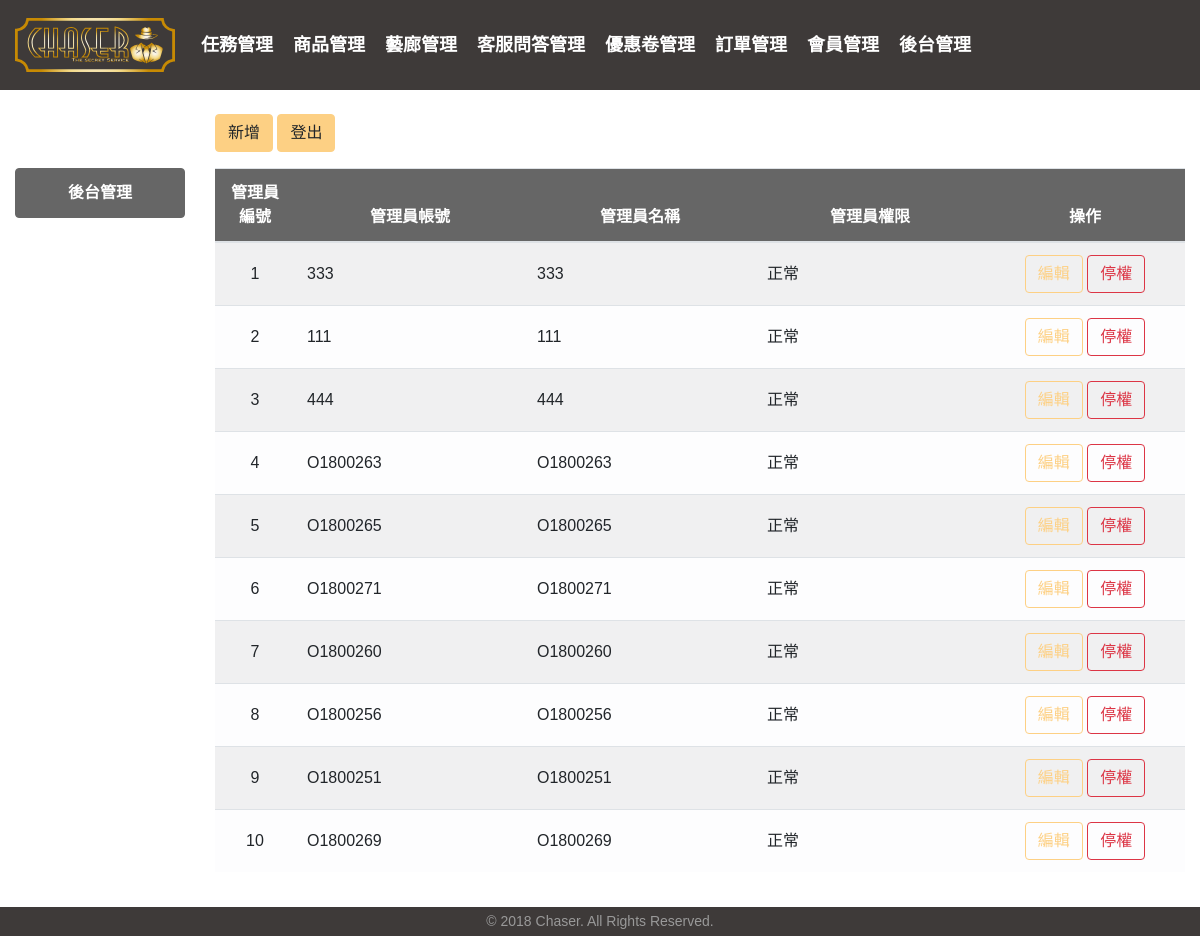
The app's page /manager_backstage.php (signed in) with its own data.
### tables this page shows
CREATE TABLE `manager` (
  `man_id` int(11) UNSIGNED NOT NULL COMMENT '管理員編號',
  `man_account` varchar(50) DEFAULT NULL COMMENT '管理員帳號',
  `man_password` varchar(32) DEFAULT NULL COMMENT '管理員密碼',
  `man_name` varchar(100) DEFAULT NULL COMMENT '管理員名稱',
  `man_admin` tinyint(4) DEFAULT NULL COMMENT '管理員權限'
);

### manager_backstage.php (the view, shortened to what this page needs)
<?php
    try {
        require_once "connect.php";
        $sqlManager = "SELECT * FROM manager";
        $pdostmManager = $pdo -> query($sqlManager);
    } catch (PDOException $e) {
        echo "錯誤原因:", $e->getMessage(), "<hr>";
        echo "錯誤行號:", $e->getLine(), "<hr>";
    }
?>
<!DOCTYPE html>
<html lang="zh-tw">
<head>
    <link rel="stylesheet" href="css\bootstrap-scss\bootstrap.css" />
    <link rel="stylesheet" href="https://use.fontawesome.com/releases/v5.6.3/css/all.css">
    <link rel="stylesheet" href="css/backstage/backstage_common.css">
</head>
<body>
    <?php include_once 'backstage_navbar.php'; ?>
    <div class="container-fluid mb-3">
    <div class="row">
        <div class="col-2"></div>
        <div class="col-10">
            <a href="manager_insert.php" class="btn btn-warning">新增</a>
            <a href="manager_logout.php" class="btn btn-warning">登出</a>
        </div>
    </div>
    </div>
    <div class="container-fluid pb-5">
        <div class="row">
            <div class="col-2">
                <ul class="list-group text-center">
                    <a href="#"><li class="list-group-item active">後台管理</li></a>
                </ul>
            </div>
            <div class="col-10">
                <table class="table table-striped table-light">
                    <thead id="thead">
                        <tr>
                            <th class="text-center" scope="col" width="80" >管理員編號</th>
                            <th class="text-center" scope="col">管理員帳號</th>
                            <th class="text-center" scope="col" >管理員名稱</th>
                            <th class="text-center" scope="col" >管理員權限</th>
                            <th class="text-center" scope="col"  width="200">操作</th>
                        </tr>
                    </thead>
                    <tbody id="tbody">
                    <?php
                    $admin=[0=>'停權',1=>'正常'];
                    while ($responses = $pdostmManager->fetch()) {
                    ?>
                        <tr>
                            <td class="number text-center align-middle"></td>
                            <td class="align-middle"><?php echo $responses['man_account'];?></td>
                            <td class="align-middle"><?php echo $responses['man_name'];?></td>
                            <td class="align-middle"><?php echo $admin[$responses['man_admin']];?></td>
                            <td class="align-middle text-center">
                                <a href="manager_update.php?id=<?php echo $responses['man_id']?>" class="btn btn-outline-warning btn-edit">編輯</a>
                                <?php if($responses['man_admin']=='1'){?>
                                <a href="manager_delete.php?id=<?php echo $responses['man_id'];?>" class="btn btn-outline-danger btn-delete">停權</a>
                                <?php }else{?>
                                <a href="manager_recovery.php?id=<?php echo $responses['man_id'];?>" class="btn btn-outline-danger">復權</a>
                                <?php }?>
                            </td>
                        </tr>
                    <?php
                    }
                    ?>
                    </tbody>
                </table>
            </div>
        </div>
    </div>
    <footer class="footer">© 2018 Chaser. All Rights Reserved.</footer>
</body>
</html>

### css/backstage/backstage_common.css (style rules this page uses)
html { height: 100%; }
body { font-family: Arial, 'LiHei Pro', 微軟正黑體, "Microsoft JhengHei", sans-serif; position: relative; min-height: 100%; }
.list-group-item { border: 1px solid #3E3A39; color: #3E3A39; font-weight: 700; }
.list-group-item.active { background-color: #666; border-color: #666; color: #fff; }
#thead { background-color: #666; color: #fff; }
footer { position: absolute; bottom: 0; left: 0; right: 0; text-align: center; padding: 4px 0; background-color: #3E3A39; color: #999; font-size: 14px; }

### manager_backstage.php (style rules this page uses)
.table { counter-reset: num; }
.number::before { counter-increment: num; content: counter(num); }

### records on screen
manager: man_account "333", man_name "333", man_admin "正常"
manager: man_account "111", man_name "111", man_admin "正常"
manager: man_account "444", man_name "444", man_admin "正常"
manager: man_account "O1800263", man_name "O1800263", man_admin "正常"
manager: man_account "O1800265", man_name "O1800265", man_admin "正常"
manager: man_account "O1800271", man_name "O1800271", man_admin "正常"
manager: man_account "O1800260", man_name "O1800260", man_admin "正常"
manager: man_account "O1800256", man_name "O1800256", man_admin "正常"
manager: man_account "O1800251", man_name "O1800251", man_admin "正常"
manager: man_account "O1800269", man_name "O1800269", man_admin "正常"
